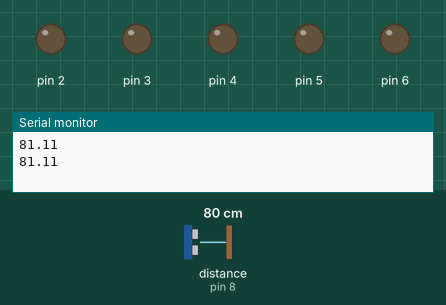
This sketch was run on a simulated Arduino Uno, built with avr-gcc and run on an emulated ATmega328P. Shown: output pins drawn as LEDs (lit = HIGH), the last lines printed to the serial monitor. The test bench sets the inputs (shaded band); at power-on: distance to the obstacle (sensor on pin 8) 80 cm. The echo pulse lasts 58.3 µs per cm; pins used as bus, display or sensor lines are not drawn.

Above: at 1.8 s.
1.9 s: distance to the obstacle (sensor on pin 8) set to 54 cm
3.4 s: distance to the obstacle (sensor on pin 8) set to 46 cm
At 5.2 s:
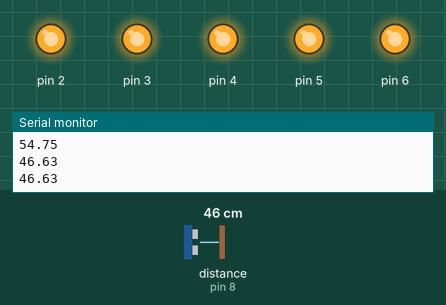
5.5 s: distance to the obstacle (sensor on pin 8) set to 60 cm
At 7.2 s:
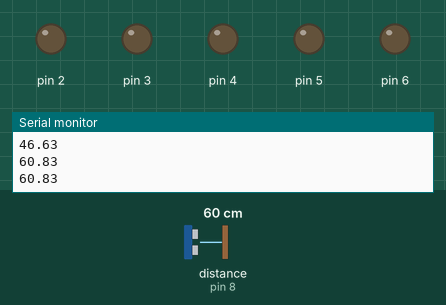
7.5 s: distance to the obstacle (sensor on pin 8) set to 2 cm
At 9.1 s:
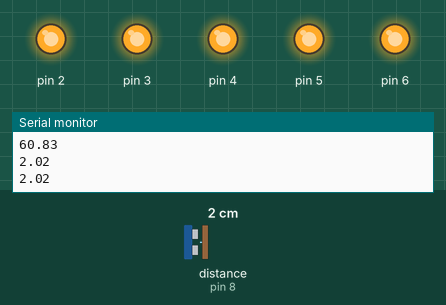
Timing chart, 0 to 10.5 s (numbered marks = the images above; inputs shaded):
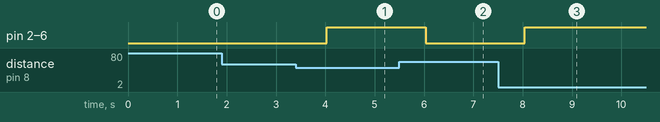

The sketch:

practica6.ino
```cpp
// C++ code
//
char dato;
float tiempo;
float distancia;

void setup()
{
  Serial.begin(9600);
  pinMode(2, OUTPUT);
  pinMode(3, OUTPUT);
  pinMode(4, OUTPUT);
  pinMode(5, OUTPUT);
  pinMode(6, OUTPUT);

  pinMode(7, OUTPUT);
  pinMode(8, INPUT);
}

void loop()
{
digitalWrite(7,HIGH);
 delay(1);
digitalWrite(7,LOW);

  tiempo = pulseIn(8,HIGH);
  distancia = tiempo / 57.5;

  Serial.println (distancia);

  if(distancia < 50){
    EncenderTodos(1000);
  }else{
      ApagarTodos(1000);
  }
}
void EncenderTodos(int tiempo){
  digitalWrite(2,HIGH);
  digitalWrite(3,HIGH);
  digitalWrite(4,HIGH);
  digitalWrite(5,HIGH);
  digitalWrite(6,HIGH);
  delay(tiempo);
}
void ApagarTodos(int tiempo){
  digitalWrite(2,LOW);
  digitalWrite(3,LOW);
  digitalWrite(4,LOW);
  digitalWrite(5,LOW);
  digitalWrite(6,LOW);
  delay(tiempo);
}
void SecuenciaUnoDespuesOtro(int tiempo){
  digitalWrite(2,LOW);
  digitalWrite(3,LOW);
  digitalWrite(4,LOW);
  digitalWrite(5,LOW);
  digitalWrite(6,LOW);
  delay(tiempo);
  digitalWrite(2,HIGH);
  digitalWrite(3,LOW);
  digitalWrite(4,LOW);
  digitalWrite(5,LOW);
  digitalWrite(6,LOW);
  delay(tiempo);
  digitalWrite(2,HIGH);
  digitalWrite(3,HIGH);
  digitalWrite(4,LOW);
  digitalWrite(5,LOW);
  digitalWrite(6,LOW);
  delay(tiempo);
  digitalWrite(2,HIGH);
  digitalWrite(3,HIGH);
  digitalWrite(4,HIGH);
  digitalWrite(5,LOW);
  digitalWrite(6,LOW);
  delay(tiempo);
  digitalWrite(2,HIGH);
  digitalWrite(3,HIGH);
  digitalWrite(4,HIGH);
  digitalWrite(5,HIGH);
  digitalWrite(6,LOW);
  delay(tiempo);
  digitalWrite(2,HIGH);
  digitalWrite(3,HIGH);
  digitalWrite(4,HIGH);
  digitalWrite(5,HIGH);
  digitalWrite(6,HIGH);
  delay(tiempo);


}
void SecuenciaDosenDos(int tiempo){
  digitalWrite(2,LOW);
  digitalWrite(3,LOW);
  digitalWrite(4,LOW);
  digitalWrite(5,LOW);
  digitalWrite(6,LOW);
  delay(tiempo);
  digitalWrite(2,HIGH);
  digitalWrite(3,HIGH);
  digitalWrite(4,LOW);
  digitalWrite(5,LOW);
  digitalWrite(6,LOW);
  delay(tiempo);
  digitalWrite(2,HIGH);
  digitalWrite(3,HIGH);
  digitalWrite(4,HIGH);
  digitalWrite(5,HIGH);
  digitalWrite(6,LOW);
  delay(tiempo);
  digitalWrite(2,HIGH);
  digitalWrite(3,HIGH);
  digitalWrite(4,HIGH);
  digitalWrite(5,HIGH);
  digitalWrite(6,HIGH);
  delay(tiempo);
}
```

Measured:
- the behaviour switches between 50 and 49 cm on distance to the obstacle (sensor on pin 8) (found by bisection; images 0 and 1)
- after the input at 3.4 s, pin 2–6: LOW → HIGH after 0.63 s
- after the input at 5.5 s, pin 2–6: HIGH → LOW after 0.54 s
- after the input at 7.5 s, pin 2–6: LOW → HIGH after 0.55 s
